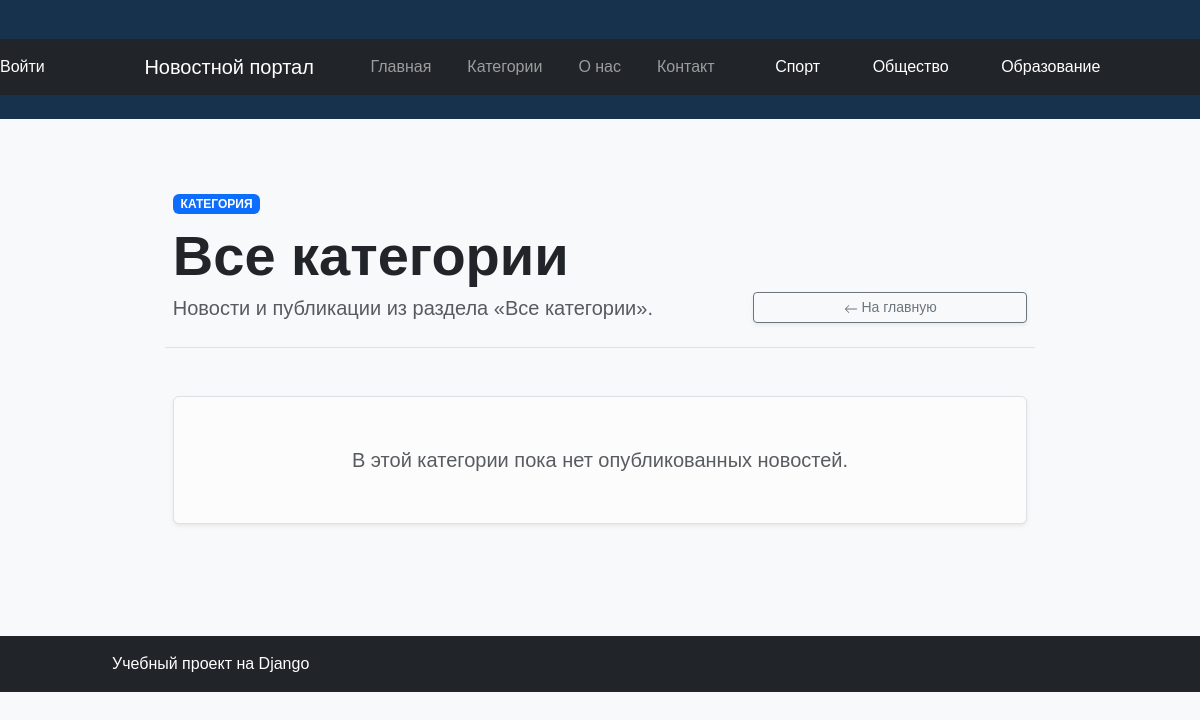
Page /category/ on the earlier database version.
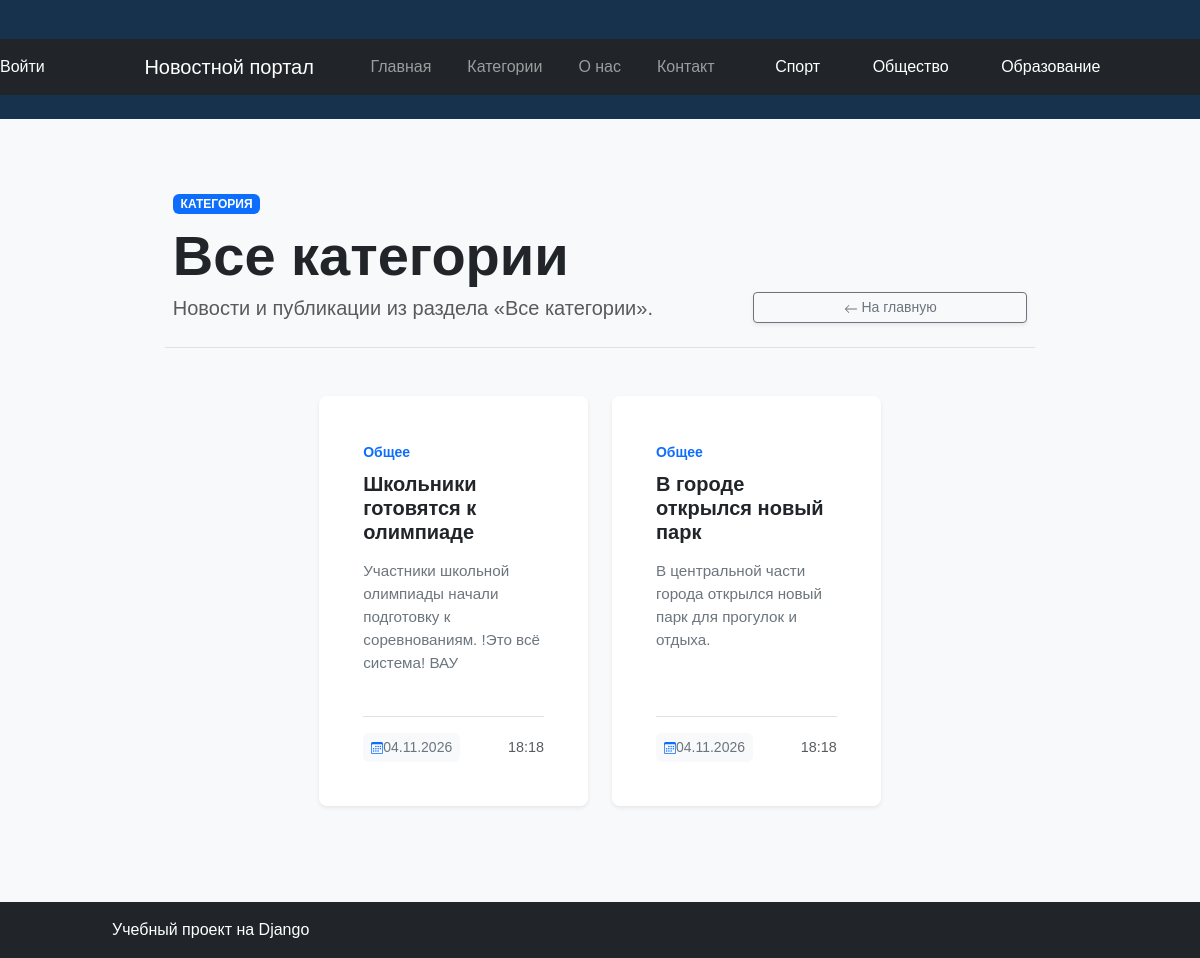
Same page on the later database version.
### news/models.py (models this page shows, shortened)
class Article(models.Model):
    title = models.CharField(
        max_length=200,
        verbose_name="Заголовок",
    )
    content = models.TextField(
        verbose_name="Текст новости",
    )
    created_at = models.DateTimeField(
        auto_now_add=True,
        verbose_name="Дата создания",
    )
    is_published = models.BooleanField(
        default=False,
        verbose_name="Опубликована",
    )
    author = models.CharField(
        max_length=100,
        default="Редакция",
        verbose_name="Автор",
    )
    category = models.CharField(
        max_length=100,
        default="Общее",
        verbose_name="Категория",
    )
    image = models.ImageField(
        upload_to="articles/",
        blank=True,
        null=True,
        verbose_name="Изображение"
    )
    is_active = models.BooleanField(
        default=True,
        verbose_name="Активна",
    )

### news/views.py (the view)
# urls.py: path('category/', views.category, name='category'),
def category(request, category_name=None):
    if category_name is None:
        articles = Article.objects.filter(
            is_published=True,
            is_active=True
        ).order_by("-created_at")
        category_name = "Все категории"
    else:
        articles = Article.objects.filter(
            is_published=True,
            is_active=True,
            category__iexact=category_name,
        ).order_by("-created_at")
    context = {
        "articles": articles,
        "category_name": category_name,
    }
    return render(
        request,
        "news/category.html",
        context,
    )

### news/templates/news/category.html (shortened to what this page needs)
{% extends "news/base.html" %}
{% block content %}
<div class="container py-4 py-md-5">
    <div class="row mb-5 text-center text-sm-start border-bottom pb-4 align-items-end g-3">
        <div class="col-sm-8">
            <span class="badge bg-primary mb-2 text-uppercase tracking-wider">Категория</span>
            <h1 class="display-4 fw-bold text-dark mb-1">{{ category_name }}</h1>
            <p class="lead text-muted mb-0">Новости и публикации из раздела «{{ category_name }}».</p>
        </div>
        <div class="col-sm-4 text-sm-end">
            <a href="{% url 'home' %}" class="btn btn-outline-secondary btn-sm w-100 w-sm-auto px-4 shadow-sm">
                <svg xmlns="http://w3.org" width="14" height="14" fill="currentColor" class="bi bi-arrow-left me-1.5" viewBox="0 0 16 16">
                    <path fill-rule="evenodd" d="M15 8a.5.5 0 0 0-.5-.5H2.707l3.147-3.146a.5.5 0 1 0-.708-.708l-4 4a.5.5 0 0 0 0 .708l4 4a.5.5 0 0 0 .708-.708L2.707 8.5H14.5A.5.5 0 0 0 15 8z"/>
                </svg>
                На главную
            </a>
        </div>
    </div>
    <div class="row g-4 justify-content-center">
        {% for article in articles %}
            <div class="col-12 col-md-6 col-lg-4">
                <article class="card h-100 border-0 shadow-sm hover-lift transition-all">
                    <div class="card-body d-flex flex-column p-4">
                        <div class="mb-2">
                            <span class="text-primary fw-semibold small tracking-wide">
                                {{ article.category|default:category_name }}
                            </span>
                        </div>
                        <h2 class="card-title h5 fw-semibold mb-3">
                            <a href="{% url 'article_detail' article_id=article.id %}" class="text-dark text-decoration-none stretched-link link-primary-hover">
                                {{ article.title }}
                            </a>
                        </h2>
                        <p class="card-text text-secondary mb-4 flex-grow-1 small-95">
                            {{ article.content|truncatewords:20 }}
                        </p>
                        <div class="pt-3 border-top mt-auto d-flex align-items-center justify-content-between text-muted small">
                            <span class="d-inline-flex align-items-center bg-light px-2 py-1 rounded text-secondary fw-medium">
                                {{ article.created_at|date:"d.m.Y"|default:"03.11.2026" }}
                            </span>
                            <span class="small-90">{{ article.created_at|date:"H:i"|default:"17:32" }}</span>
                        </div>
                    </div>
                </article>
            </div>
        {% empty %}
            <div class="col-12">
                <div class="alert alert-light border text-center p-5 shadow-sm">
                    <p class="text-muted mb-0 lead">В этой категории пока нет опубликованных новостей.</p>
                </div>
            </div>
        {% endfor %}
    </div>
</div>
{% endblock %}

Differences in the rows shown:
now on this page (row edited): Article: category "Общее", title "Школьники готовятся к олимпиаде", content "Участники школьной олимпиады начали подготовку к соревнованиям. !Это всё система! ВАУ", created_at "04.11.2026", created_at "18:18"
now on this page (row edited): Article: category "Общее", title "В городе открылся новый парк", content "В центральной части города открылся новый парк для прогулок и отдыха.", created_at "04.11.2026", created_at "18:18"
Other differences:
text no longer shown: "В этой категории пока нет опубликованных новостей."
